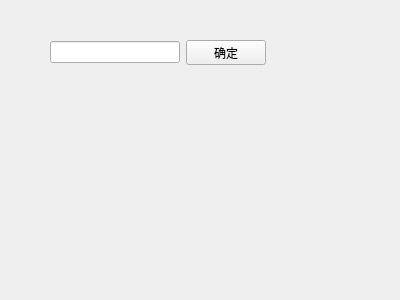
<?xml version="1.0" encoding="UTF-8"?>
<ui version="4.0">
 <class>Form</class>
 <widget class="QWidget" name="Form">
  <property name="geometry">
   <rect>
    <x>0</x>
    <y>0</y>
    <width>400</width>
    <height>300</height>
   </rect>
  </property>
  <property name="windowTitle">
   <string>Form</string>
  </property>
  <widget class="QWidget" name="">
   <property name="geometry">
    <rect>
     <x>50</x>
     <y>40</y>
     <width>216</width>
     <height>25</height>
    </rect>
   </property>
   <layout class="QHBoxLayout" name="horizontalLayout">
    <item>
     <widget class="QLineEdit" name="lineEdit"/>
    </item>
    <item>
     <widget class="QPushButton" name="pushButton">
      <property name="text">
       <string>确定</string>
      </property>
     </widget>
    </item>
   </layout>
  </widget>
 </widget>
 <resources/>
 <connections/>
</ui>
